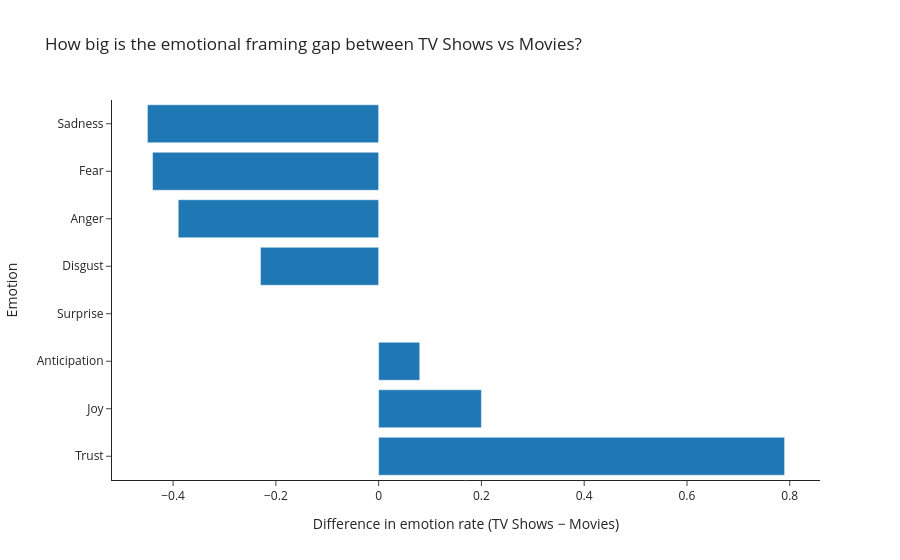

The cell this chart's notebook holds for it:
### Markdown cell above
<a id="fig-format-emotions"></a>

### Code cell
type_diff_plot = (
    type_difference
    .reset_index()
)

type_diff_plot.columns = ["emotion", "difference"]

type_diff_plot["emotion"] = (
    type_diff_plot["emotion"]
    .str.replace("_rate", "", regex=False)
    .str.title()
)

fig = px.bar(
    type_diff_plot,
    x="difference",
    y="emotion",
    orientation="h",
    template="simple_white",
    title=" How big is the emotional framing gap between TV Shows vs Movies?",
    labels={
        "difference": "Difference in emotion rate (TV Shows − Movies)",
        "emotion": "Emotion"
    }
)

fig.add_vline(
    x=0,
    line_dash="dash"
)

fig.update_xaxes(showgrid=False)
fig.update_yaxes(showgrid=False)

fig.show()

### Figure 1 — Plotly figure (JSON) as saved in the notebook; plotly's stock layout.template omitted (floating-point values rounded to 4 significant figures)
{"data": [{"hovertemplate": "Difference in emotion rate (TV Shows − Movies)=%{x}<br>Emotion=%{y}<extra></extra>", "legendgroup": "", "marker": {"color": "#1F77B4", "pattern": {"shape": ""}}, "name": "", "orientation": "h", "showlegend": false, "textposition": "auto", "type": "bar", "x": [0.79, 0.2, 0.08, 0.0, -0.23, -0.39, -0.44, -0.45], "xaxis": "x", "y": ["Trust", "Joy", "Anticipation", "Surprise", "Disgust", "Anger", "Fear", "Sadness"], "yaxis": "y"}], "layout": {"barmode": "relative", "legend": {"tracegroupgap": 0}, "shapes": [{"line": {"dash": "dash"}, "type": "line", "x0": 0, "x1": 0, "xref": "x", "y0": 0, "y1": 1, "yref": "y domain"}], "title": {"text": " How big is the emotional framing gap between TV Shows vs Movies?"}, "xaxis": {"anchor": "y", "domain": [0, 1], "showgrid": false, "title": {"text": "Difference in emotion rate (TV Shows − Movies)"}}, "yaxis": {"anchor": "x", "domain": [0, 1], "showgrid": false, "title": {"text": "Emotion"}}}}
